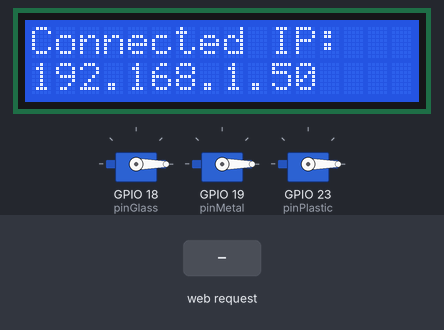
Bench run of a sketch on a simulated ESP32. Shown: 16×2 character LCD, 3 × servo. The test bench sets the inputs (shaded band). WiFi joins after 1.5 s; servers stay silent unless stated; what the sketch prints to the serial monitor is not drawn.

Above: at 2.8 s.
2.9 s: HTTP request GET /set?type=glass received
At 3.5 s:
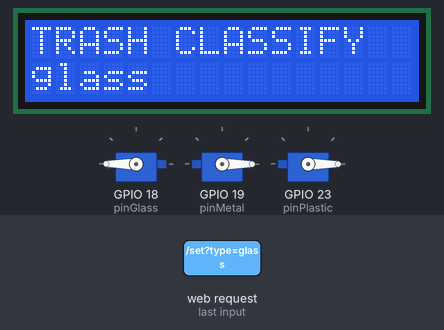
At 8.8 s:
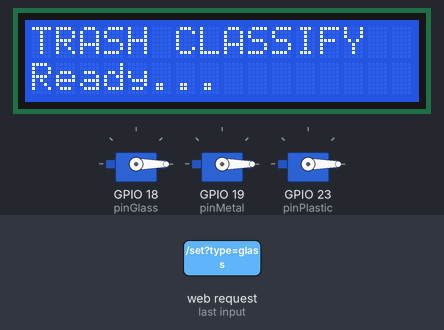
Timing chart, 0 to 10.3 s (numbered marks = the images above; inputs shaded):
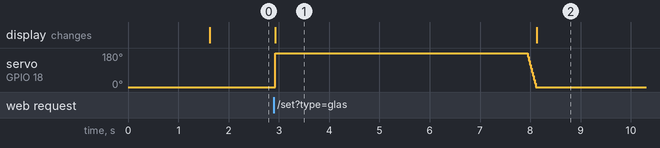

Measured:
- after the input at 2.9 s, the display: changes at once (image 1)

The sketch:

phanloairacpython.ino
```cpp
#include <WiFi.h>
#include <WebServer.h>
#include <Wire.h>
#include <LiquidCrystal_I2C.h>
#include <ESP32Servo.h>

// =========================
// WIFI
// =========================
const char* ssid = "Van Anh T3";
const char* password = "28098884";

// =========================
// SERVER
// =========================
WebServer server(80);

// =========================
// LCD CONFIG
// =========================
LiquidCrystal_I2C lcd(0x27, 16, 2);

// =========================
// SERVO CONFIG
// =========================
Servo servoGlass;
Servo servoPlastic;
Servo servoPaper;

const int pinGlass = 18;
const int pinMetal = 19;
const int pinPlastic = 23;

// =========================
// VARIABLES FOR LOGIC (Thêm mới biến kiểm soát thời gian)
// =========================
String lastType = "";
int lastConf = 0;

bool isProcessing = false;       // Biến cờ: true nghĩa là đang xử lý rác (khóa nhận dữ liệu mới)
unsigned long servoOpenTime = 0; // Lưu thời điểm bắt đầu mở servo
const long waitTime = 5000;      // Thời gian mở servo (5000ms = 5 giây)

// =========================
// HIỂN THỊ LCD
// =========================
void showLCD(String type, int conf) {
  lcd.clear();
  lcd.setCursor(0, 0);
  lcd.print("TRASH CLASSIFY");
  lcd.setCursor(0, 1);
  lcd.print(type);
}

// =========================
// HANDLE HTTP
// =========================
void handleSet() {
  // Nếu hệ thống đang trong 3 giây xử lý rác cũ, từ chối nhận dữ liệu mới để chống trùng
  if (isProcessing) {
    server.send(429, "text/plain", "System Busy - Processing previous trash");
    return;
  }

  if (!server.hasArg("type")) {
    server.send(400, "text/plain", "Missing type");
    return;
  }

  String type = server.arg("type");
  String confStr = server.arg("conf");
  int conf = confStr.toInt();

  lastType = type;
  lastConf = conf;

  Serial.println("===== RECEIVED =====");
  Serial.println(type);
  Serial.println(conf);

  // Hiển thị lên LCD
  showLCD(type, conf);

  // Bật cờ khóa dữ liệu và lưu thời gian bắt đầu kích hoạt servo
  isProcessing = true;
  servoOpenTime = millis();

  // Kích hoạt mở đúng servo ngay lập tức
  if (type == "glass") {
    servoGlass.write(180);
  }
  else if (type == "metal") {
    servoPlastic.write(180);
  }
  else if (type == "plastic") {
    servoPaper.write(180);
  }

  // Phản hồi cho phía gửi dữ liệu (Python/App) biết là đã nhận thành công
  server.send(200, "text/plain", "OK");
}

// =========================
// SETUP
// =========================
void setup() {
  Serial.begin(115200);

  Wire.begin(21, 22);

  lcd.init();
  lcd.backlight();

  lcd.setCursor(0, 0);
  lcd.print("System Starting.");
  lcd.setCursor(0, 1);
  lcd.print("Connecting Wifi.");

  servoGlass.attach(pinGlass);
  servoPlastic.attach(pinMetal);
  servoPaper.attach(pinPlastic);

  // Đưa tất cả servo về trạng thái đóng ban đầu (90 độ)
  servoGlass.write(0);
  servoPlastic.write(0);
  servoPaper.write(0);

  WiFi.begin(ssid, password);

  Serial.print("Connecting");
  while (WiFi.status() != WL_CONNECTED) {
    delay(500);
    Serial.print(".");
  }

  Serial.println("\nConnected!");
  Serial.println(WiFi.localIP());

  lcd.clear();
  lcd.setCursor(0, 0);
  lcd.print("Connected IP:");
  lcd.setCursor(0, 1);
  lcd.print(WiFi.localIP().toString());

  server.on("/set", handleSet);
  server.begin();
  Serial.println("Server started");
}

// =========================
// LOOP
// =========================
void loop() {
  server.handleClient(); // Duy trì lắng nghe tín hiệu mạng liên tục

  // Nếu hệ thống đang bận xử lý và đã qua thời gian chờ
  if (isProcessing && (millis() - servoOpenTime >= waitTime)) {

    // Kiểm tra xem vừa rồi đã mở thùng nào thì CHỈ ĐÓNG TỪ TỪ THÙNG ĐÓ
    if (lastType == "glass") {
      for (int pos = 180; pos >= 0; pos -= 1) {
        servoGlass.write(pos);
        delay(1);
      }
    }
    else if (lastType == "metal") {
      for (int pos = 180; pos >= 0; pos -= 1) {
        servoPlastic.write(pos); // (Giữ đúng tên biến theo code gốc của bạn)
        delay(1);
      }
    }
    else if (lastType == "plastic") {
      for (int pos = 180; pos >= 0; pos -= 1) {
        servoPaper.write(pos);   // (Giữ đúng tên biến theo code gốc của bạn)
        delay(1);
      }
    }

    // (An toàn kép) Đảm bảo cả 3 thực sự về góc 0 sau vòng lặp
    servoGlass.write(0);
    servoPlastic.write(0);
    servoPaper.write(0);

    // Cập nhật lại LCD thông báo sẵn sàng
    lcd.clear();
    lcd.setCursor(0, 0);
    lcd.print("TRASH CLASSIFY");
    lcd.setCursor(0, 1);
    lcd.print("Ready...");

    // Mở khóa cờ xử lý, cho phép nhận dữ liệu mới
    isProcessing = false;
    Serial.println("===== READY FOR NEXT TRASH =====");
  }
}
```
